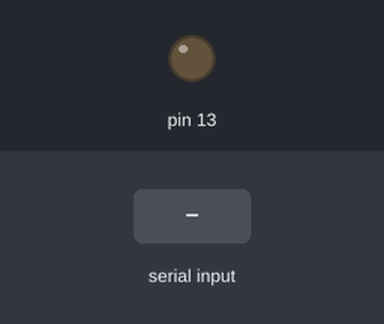
Bench run of a sketch on a simulated Arduino Uno, built with avr-gcc and run on an emulated ATmega328P. On the bench: output pins drawn as LEDs (lit = HIGH). The test bench sets the inputs (shaded band).

Above: at 1.2 s.
1.3 s: "1\n" received over Serial
At 3.2 s:
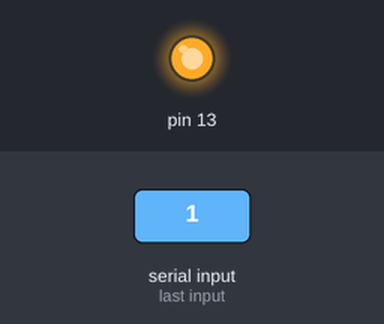
3.8 s: "90,45\n" received over Serial
At 5.2 s:
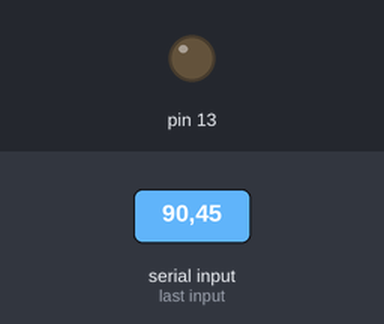
Timing chart, 0 to 6.8 s (numbered marks = the images above; inputs shaded):
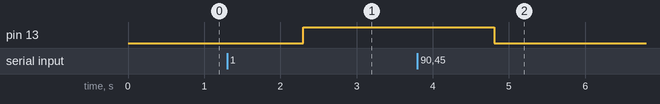

The sketch:

write.ino
```cpp
int x;
void setup() {
  Serial.begin(9600);
  pinMode(13, OUTPUT);
}

void loop() {

   while (!Serial.available());
   x = Serial.readString().toInt();
    if (x == 1){
      digitalWrite(13, HIGH);
    }else{
      digitalWrite(13, LOW);
    }


}
```

Measured:
- after the input at 1.3 s, pin 13: LOW → HIGH after 1.0 s
- after the input at 3.8 s, pin 13: HIGH → LOW after 1.0 s
